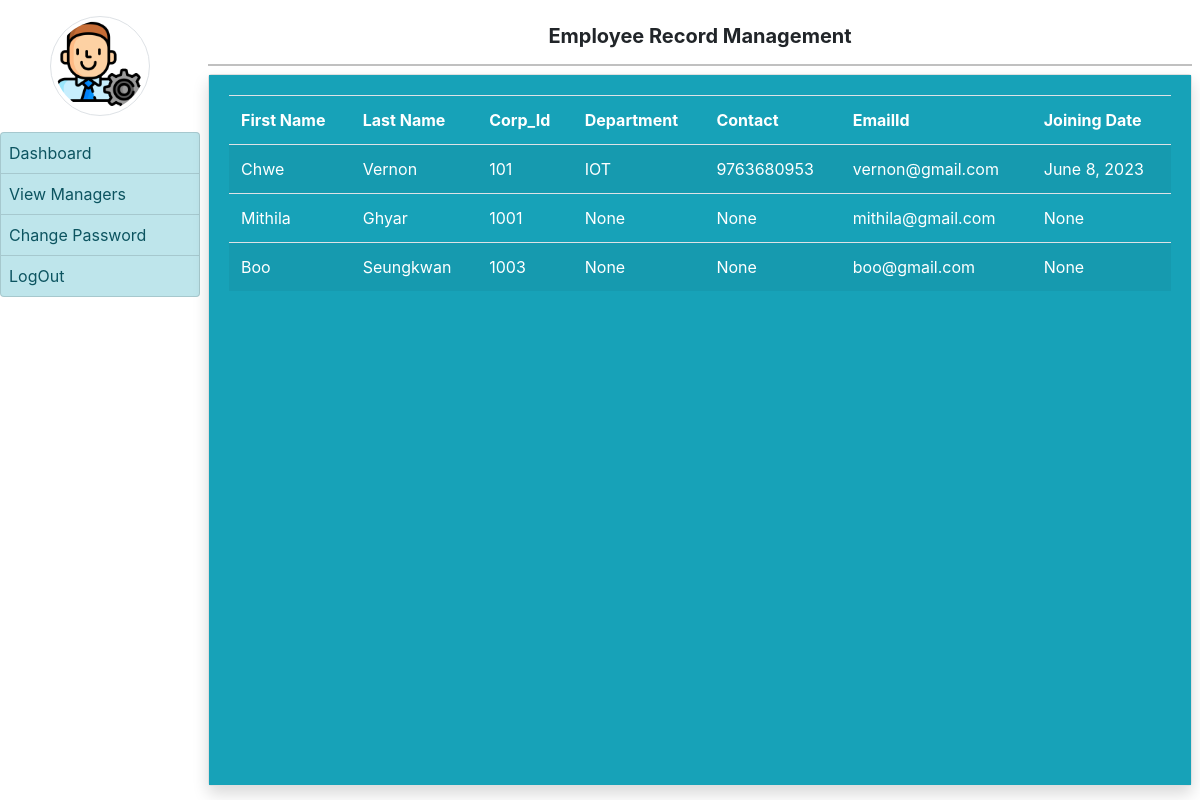
The app's page /admin_viewmanagers (signed in) with its own data.
### employee/models.py (models this page shows, shortened)
class ManagerDetail(models.Model):
    user = models.OneToOneField(User, on_delete=models.CASCADE)
    corpid = models.CharField(max_length=50,null=True)
    department = models.CharField(max_length=50,null=True)
    contact = models.CharField(max_length=15,null=True)
    gender = models.CharField(max_length=50,null=True)
    joiningdate = models.DateField(null=True)

### employee/views.py (the view)
# urls.py: path('admin_viewmanagers',admin_viewmanagers, name='admin_viewmanagers'),
def admin_viewmanagers(request):
    if not request.user.is_authenticated:
        return redirect('admin_login')
    context = {
        'managers': ManagerDetail.objects.all(),
        'current_user': request.user
    }
    return render(request, 'admin_viewmanagers.html', context)

### employee/templates/admin_viewmanagers.html (shortened to what this page needs)
{% extends 'admin_base.html' %}
{% block body %}
<table class="table table-border table-striped text-white">
    <thead class="border-bottom font-weight-bold text-white">
        <tr>
            <td>First Name</td>
            <td>Last Name</td>
            <td>Corp_Id</td>
            <td>Department</td>
            <td>Contact</td>
            <td>EmailId</td>
            <td>Joining Date</td>
        </tr>
    </thead>
    <tbody>
        {% for manager in managers %}
            <tr>
                <td>{{manager.user.first_name}}</td>
                <td>{{manager.user.last_name}}</td>
                <td>{{manager.corpid}}</td>
                <td>{{manager.department}}</td>
                <td>{{manager.contact}}</td>
                <td>{{manager.user.username}}</td>
                <td>{{manager.joiningdate}}</td>
            </tr>
        {% endfor %}
    </tbody>
</table>
{% endblock body %}

### employee/templates/admin_base.html (shortened to what this page needs)
{% load static %}
<!doctype html>
<html lang = en>
  <head>
  <link rel="stylesheet" href="{% static 'css/mystyle.css' %}" >
  <link rel="stylesheet" href="https://cdn.jsdelivr.net/npm/bootstrap@4.6.2/dist/css/bootstrap.min.css">
  <link rel="stylesheet" href="https://use.fontawesome.com/releases/v5.7.0/css/all.css"
integrity="sha384-lZN37f5QGtY3VHgisS14W3ExzMWZxybE1SJSEsQp9S+oqd12jhcu+A56Ebc1zFSJ">
  </head>
  <body>
    <div class = "container-fluid">
        <div class="row">
            <div class="col-sm-2 p-0">
                <center><img src="{% static 'images/adminlogin.png' %}" width="100" heigt="100" class="img-thumbnail rounded-circle my-3"></center>
                <div class="list-group">
                    <a href="{% url 'admin_home' %}" class="list-group-item list-group-item-info list-group-item-action {% if request.path == '/admin_home' %} active {% endif %}">Dashboard</a>
                    <a href="{% url 'admin_viewmanagers' %}" class="list-group-item list-group-item-info list-group-item-action {% if request.path == '/admin_viewmanager' %} active {% endif %}">View Managers</a>
                    <a href="{% url 'admin_changepassword' %}" class="list-group-item list-group-item-info list-group-item-action {% if request.path == '/admin_changepassword' %} active {% endif %}">Change Password</a>
                    <a href="{% url 'admin_logout' %}" class="list-group-item list-group-item-info list-group-item-action {% if request.path == '/logout' %} active {% endif %}">LogOut</a>
                </div>
            </div>
            <div class="col-sm-10 p-0">
                <div class="container-fluid p-2">
                    <h5 class="text-center p-3 font-weight-bold" style="border-bottom : 2px solid silver">Employee Record Management</h5>
                    <div class="card shadow" style="min-height : 89vh">
                        <div class="card-body bg-info">
                            {% block body %}
                            {% endblock body %}
                        </div>
                    </div>
                </div>
            </div>
        </div>
    </div>
  </body>
  </html>

### employee/static/css/mystyle.css (style rules this page uses)
.list-group-item { padding: 8px !important; }

### records on screen
ManagerDetail: user.first_name "Chwe", user.last_name "Vernon", corpid "101", department "IOT", contact "9763680953", user.username "vernon@gmail.com", joiningdate "June 8, 2023"
ManagerDetail: user.first_name "Mithila", user.last_name "Ghyar", corpid "1001", department "None", contact "None", user.username "mithila@gmail.com", joiningdate "None"
ManagerDetail: user.first_name "Boo", user.last_name "Seungkwan", corpid "1003", department "None", contact "None", user.username "boo@gmail.com", joiningdate "None"
